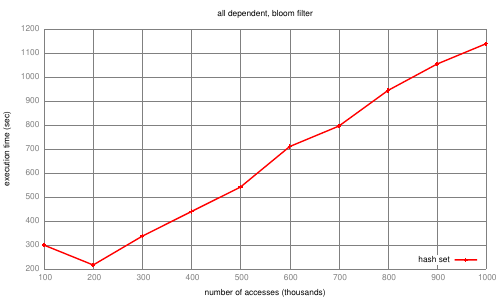

The gnuplot source for this figure:
set terminal pdf
set output 'dissertation-gnuplottex-fig29.pdf'
load '../dynamic/formatted-results/vector-survey-0.4/bloomfilter-memory.gnuplot'
